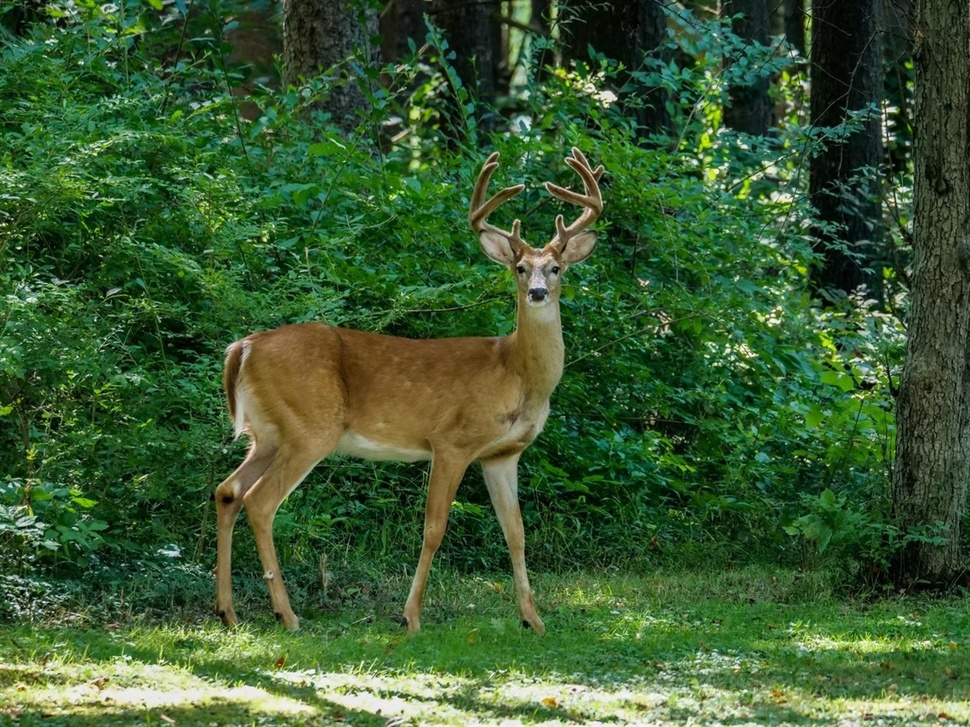
//> input picture 1_src/1_CV/task4/images/deer.jpg, 970 x 727 px, shrunk from 1140 x 855 before the run; its folder holds only this picture in this run
$ ./main ../images/deer.jpg   (built with g++ and OpenCV 4)
//> lines starting //> are read from the running program, lines starting //| are printed output that depends on the picture
//Includes
#include <opencv2/opencv.hpp>
#include <opencv2/xfeatures2d.hpp>
#include <stdio.h>
#include <filesystem>
#include <vector>

//Namespace
using namespace cv;
using namespace cv::xfeatures2d;
using namespace std;
namespace fs = std::filesystem;

//Main
int main(int argc, char** argv)
{
    //Check input
    if (argc != 2) {
        printf("Invalid input - No argument given\n");
        return -1;
    }

    //Load images from `images` and make labels
    std::string folder = "images/";
    std::vector<cv::Mat> images;
    std::vector<std::string> labels;

    std::string best_fit_label;

    for (const auto & entry : fs::directory_iterator(folder)) {
        images.push_back(imread(entry.path()));
//> images[0] is the input picture: 727 rows x 970 cols, CV_8UC3; mean B, G, R 49.3, 90.6, 59.3

        std::string filename = entry.path().filename().string();

        if(filename.find("human") != std::string::npos) {
            labels.push_back("human");
        } else if(filename.find("deer") != std::string::npos) {
            labels.push_back("deer");
        } else if(filename.find("unknown") != std::string::npos) {
            labels.push_back("unknown");
        } else {
            labels.push_back("unrecognized");
        }
    }

    // [12 lines of commented-out code are left out]
    Mat input = imread(argv[1], IMREAD_GRAYSCALE);
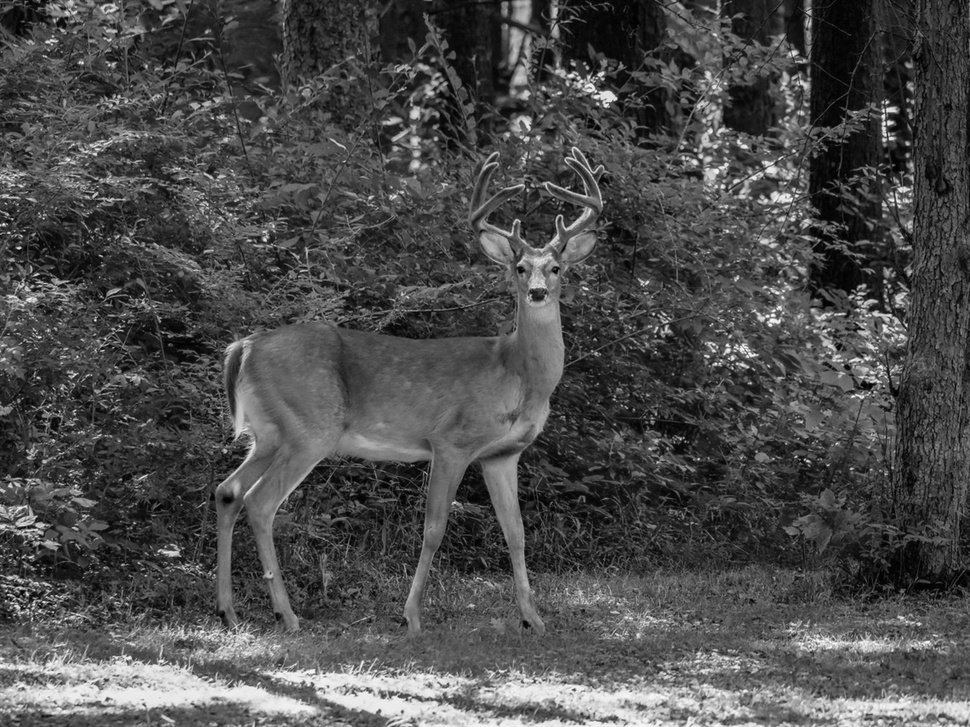
//> input: 727 rows x 970 cols, CV_8UC1; min 0, max 255, mean 76.5

    //Check input
    if (input.empty()) {
        printf("Could not open or find the image\n");
        return -1;
    }

    //SIFT
    Ptr<SIFT> detector = SIFT::create();
    std::vector<KeyPoint> keypoints_input;
    Mat descriptors_input;
    detector->detectAndCompute(input, noArray(), keypoints_input, descriptors_input);
//> keypoints_input = 12524 keypoints; strongest (x, y, size): (19, 248, 2.3), (608, 97, 9.7), (890, 123, 3.7), (906, 325, 1.9)

    BFMatcher matcher;
    double max_match = 0;
    Mat best_fit;

    for (const auto & entry : fs::directory_iterator(folder)) {
        Mat image = imread(entry.path(), IMREAD_GRAYSCALE);

        if (image.empty()) {
            printf("Could not open or find the image\n");
            continue;
        }

        std::vector<KeyPoint> keypoints_image;
        Mat descriptors_image;
        detector->detectAndCompute(image, noArray(), keypoints_image, descriptors_image);
//> keypoints_image has the same summary as keypoints_input


        std::vector< std::vector<DMatch> > knn_matches;
        matcher.knnMatch(descriptors_input, descriptors_image, knn_matches, 2);
//> knn_matches = 12524 matches

        std::vector<DMatch> good_matches;
        for (size_t i = 0; i < knn_matches.size(); i++) {
            if (knn_matches[i][0].distance < 0.8 * knn_matches[i][1].distance) {
                good_matches.push_back(knn_matches[i][0]);
            }
        }
//> after the loop, good_matches = 12524 matches

        double match = good_matches.size();
//> match = 12524
        if (match > max_match) {
            max_match = match;
//> max_match = 12524
            best_fit = image;
            best_fit_label = entry.path().filename().string();

            Mat img_matches;
            drawMatches( input, keypoints_input, best_fit, keypoints_image,
                     good_matches, img_matches, Scalar::all(-1), Scalar::all(-1),
                     std::vector<char>(), DrawMatchesFlags::NOT_DRAW_SINGLE_POINTS );
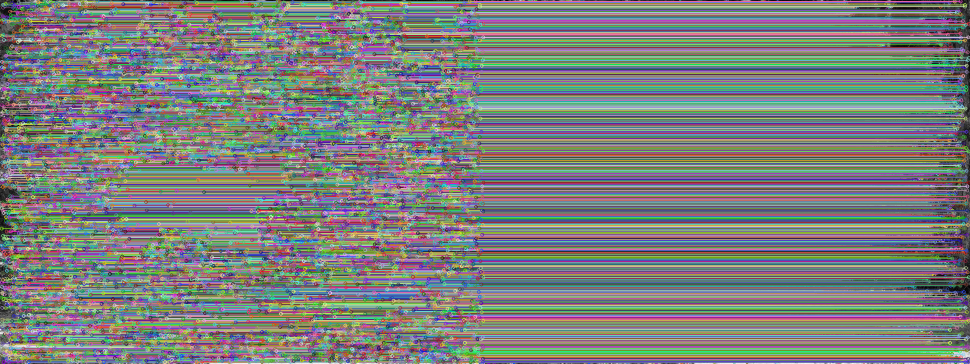
//> img_matches: 727 rows x 1940 cols, CV_8UC3 (shown at 1/2 size); mean B, G, R 125.1, 127.1, 124.1

            imshow("Best fit so far", image);
        }
    }
//> after the loop, max_match = 12524

    std::cout << "Best fit image: " << best_fit_label << std::endl;
    waitKey(0);

    return 0;
}

$ run again, on 1_src/1_CV/task4/images/human.jpg
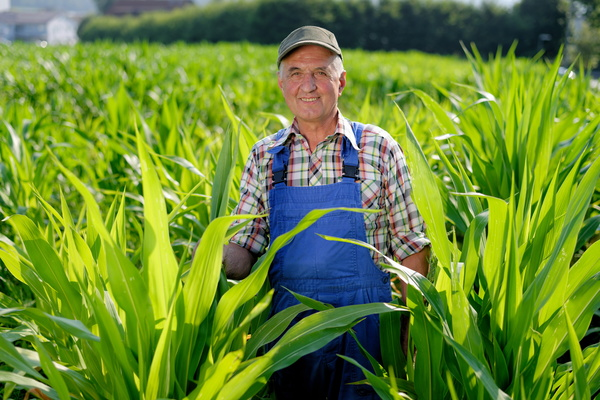
//> input picture 1_src/1_CV/task4/images/human.jpg, 600 x 400 px
//> images[0] is the input picture: 400 rows x 600 cols, CV_8UC3; mean B, G, R 50.4, 136.6, 106.2
//> `Mat input = imread(argv[1], IMREAD_GRAYSCALE);`:
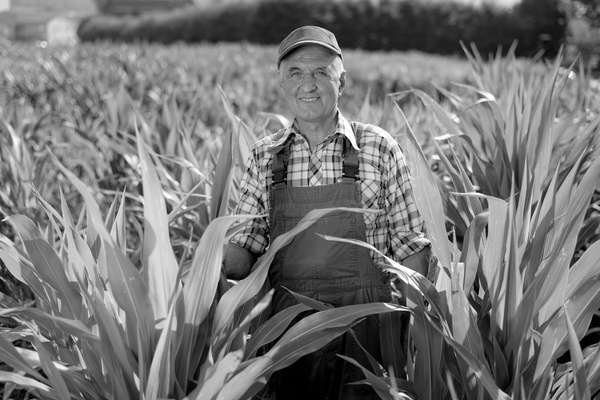
//> input: 400 rows x 600 cols, CV_8UC1; min 0, max 255, mean 117.6
//> keypoints_input = 2139 keypoints; strongest (x, y, size): (228, 280, 1.9), (340, 55, 2), (356, 147, 2.6), (392, 283, 2)
//> keypoints_image has the same summary as keypoints_input
//> knn_matches = 2139 matches
//> match = 2139
//> `drawMatches( input, keypoints_input, best_fit, keypoints_image, good_m..`:
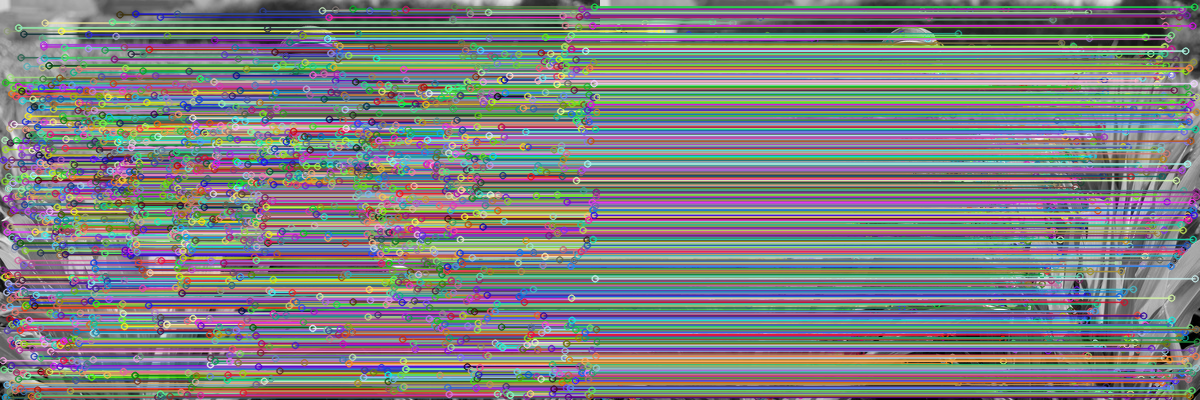
//> img_matches: 400 rows x 1200 cols, CV_8UC3; mean B, G, R 128.4, 127.4, 126.2
